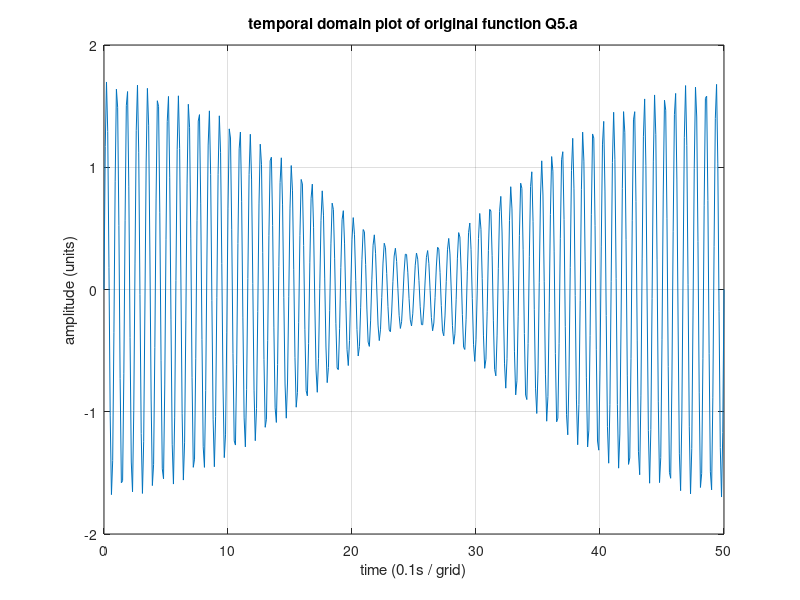
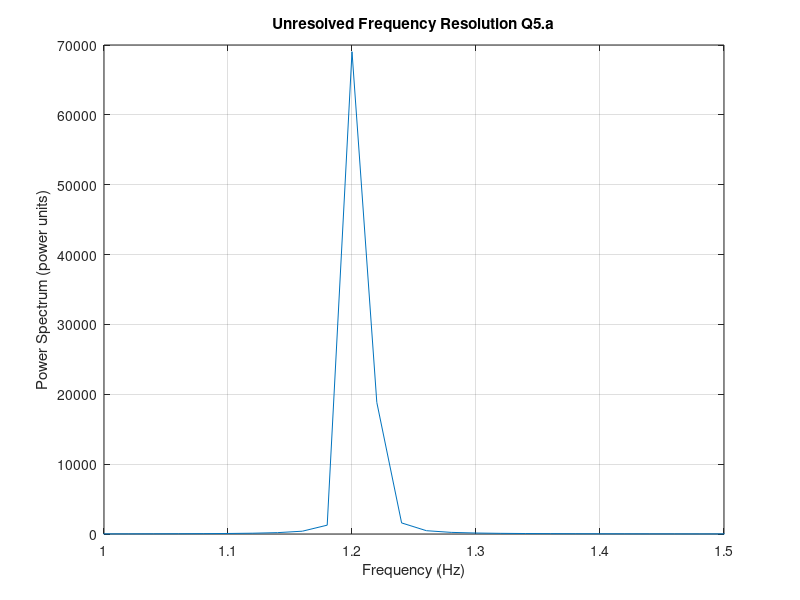
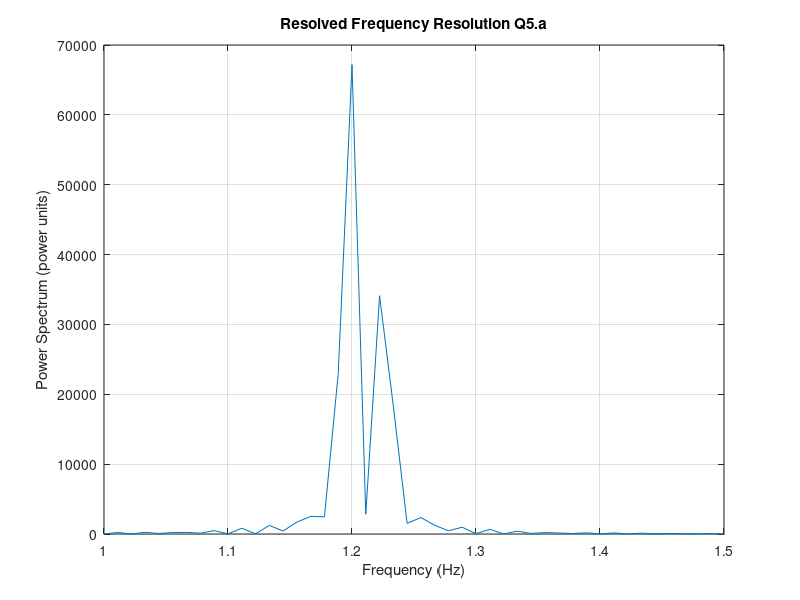
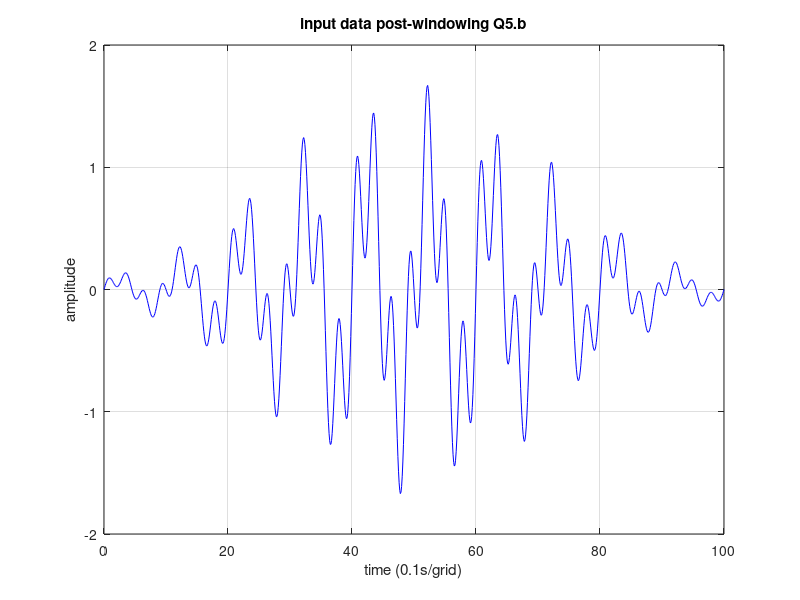

Write the MATLAB code that produced these figures, in order. (Note: this script raises an error after producing the figures.)
%% Phys 420 - A2 coding part - completed by Dilyar Arkin
%% Q5 Part A
clear,clc;

dt=0.1;     % given time increament
ts = dt;    % interpreted as sampling period
fs = 1/ts;  % sampling frequency is 1/period
tmax = 50;  % total time duration
f1=1.20;    % frequency 1 given
f2=1.22;    % frequenct 2 given
N=(tmax/ts)+1;      % total time duration divided by sampling period plus 
                    % 1 (b/c we want array length to be consistant)
t = (0:ts:tmax);    % now finally, specify the time vector
y =  sin(2*pi*f1*t)+0.7*sin(2*pi*f2*t); % original function, given
y_pad = [zeros(1,200),y,zeros(1,200)];  % zeros padded function for better
                                        % resolution.
% plot time vs original function - seems to have beat frequencies.
plot(t,y); 
grid on
xlabel('time (0.1s / grid)')
ylabel('amplitude (units)')
title('temporal domain plot of original function Q5.a')

Y = fftshift(fft(y)); % fft transfor and shift zero frequencies to centre.
% frequency goes from -f/2 to +f/2 with fs/(N-1) increment.
f = (-fs/2:fs/(N-1):fs/2); 
% plot the power of Y vs f. note that Y.*Y assumed as power
figure,plot(f,(real(Y).*real(Y)+imag(Y).*imag(Y))); 
xlim([1,1.5]) % set range for plotted graph
grid on
xlabel('Frequency (Hz)')
ylabel('Power Spectrum (power units)')
title('Unresolved Frequency Resolution Q5.a')

Npad = length(y_pad); % re-calculate sample size by taking length of y_pad
fpad = (-fs/2:fs/(Npad-1):fs/2); % recalculate the frequency axis
Ypad = fftshift(fft(y_pad)); % FFT and shift the zero padded function 
% plot the power spectrum vs f
figure,plot(fpad,real(Ypad).*real(Ypad)+imag(Ypad).*imag(Ypad)); 
xlim([1,1.5]); % set bounds for frequency axis, only show relavant portion
grid on
xlabel('Frequency (Hz)')
ylabel('Power Spectrum (power units)')
title('Resolved Frequency Resolution Q5.a')

%figure,pwelch(y_pad,[],[],[],fs);
% ------------------------------------------------------------------------
% Answers: 
%   - adding lots of zeros does not introduce anything new, but  only 
%     increase the resolution of fft'd signal up to a certain point. 
%     i found a few hundred zeros padded to the original data is sufficient
%     enough When added a lot of zeros, the amplitude went slightly higher 
%     but frequency also shifted away slightly. so there is trade offs.
%      
%   - the ratio of intensities in the power spectrum supposed to be
%     proportional to the amplitude ratio of the original signals, 
%     which were 1:.7 but this ratio is off by 14%. Which is odd
%     because we should be able to capture relative ratio between the two
%     peaks exactly.
%     --------------------------------------------------------------------
%%  Q5 Part B.
clear,clc;

dt=0.1;      % given time increament in the question
ts = dt;     % interpreted as sampling period
fs = 1/ts ;  % sampling frequency is 1/period
tmax = 100;  % total time duration
f1=0.10;     % frequency 1 given
f2=0.35;     % frequenct 2 given
N = (tmax/ts);      % total time duration divided by sampling period plus 
                    % 1 (b/c we want array length to be consistant)
t = (0:ts:tmax);    % now finally, the time vector
y =  sin(2*pi*f1*t)+0.7*sin(2*pi*f2*t); % original function, given
w = hamming(N+1);   % create hamming filter
u = y .* w'; % multiplication in time domain is convolution in freq domain

figure, plot(t,u,'b'); % plot input data pre-windowing
grid on;
xlabel('time (0.1s/grid)')
ylabel('amplitude')
title('input data post-windowing Q5.b')
figure,plot(t,y,'r');  % plot input data post-windowing
grid on
xlabel('time (0.1s/grid)')
ylabel('amplitude')
title('input data pre-windowing Q5.b')
% fourier transform pre-windowed and post-windowed signals by fft function
% without zero padding
Y = fftshift(fft(y));
U = fftshift(fft(u));
f = (-fs/2:fs/(N):fs/2); % specify frequency axis
figure,plot(f,(real(U).*real(U)+imag(U).*imag(U)),'b'); % plot power spect
hold on
plot(f,(real(Y).*real(Y)+imag(Y).*imag(Y)),'r');
xlim([0,0.5])
grid on
xlabel('Frequency (Hz)')
ylabel('Power (units)')
title('frequency spectrum of pre/post windowed data without zero pad Q5.b')
hold off

% same pre/post windowed signals with zero padding
ypad = [zeros(1,10000),y,zeros(1,10000)]; % original function, given
Npad = length(ypad);
wnew = hamming(Npad);
upad = ypad .* wnew';
Ypad = fftshift(fft(ypad));
Upad = fftshift(fft(upad));
fpad = (-fs/2:fs/(Npad-1):fs/2);
figure,plot(fpad,(real(Upad).*real(Upad)+imag(Upad).*imag(Upad)),'b');
hold on
plot(fpad,(real(Ypad).*real(Ypad)+imag(Ypad).*imag(Ypad)),'r');
xlim([0,0.5]);
grid on
xlabel('Frequency (Hz)')
ylabel('Power (units)')
title('frequency spectrum of pre/post windowed data with zero pad Q5.b')
hold off;
% Notes on the side lobes: for the case when no zero padding, the hamming
% windowed data shows wider side lobes than the original data. But when the
% zero-padded windowed signal transformed into fourier domain, the side 
% lobes are smaller than the zero-padded un-windowed signal. Zero pads
% only increases the resolution in the frequency domain up to certain
% extent. It is not the reason the side lobes are getting smaller, but the
% hamming window itself that minimize the leakage from one bin to the
% another.

%% Q6
clear,clc;
% load the audio files and store the values
[audioIn1,fs1] = audioread("m1.m4a"); % A2_i.wav
[audioIn2,fs2] = audioread("m2.m4a"); % A2_ii.wav 
% sampling period register
ts1 = 1/fs1;
ts2 = 1/fs2;
% total sample
N1 = length(audioIn1);
N2 = length(audioIn2);
% total elapced time of sampling
tmax1 = ts1*(N1-1);
tmax2 = ts2*(N2-1);
% time vectors for two samples
t1 = (0:ts1:tmax1);
t2 = (0:ts2:tmax2);
% plot the temporal content on top of each other
plot(t1,audioIn1,'r');
hold on
plot(t2,audioIn2,'g');
hold off

sound(audioIn1,fs1);
pause(tmax1*1.1);
sound(audioIn2,fs2);

% DFT by fast fourier transform built in function and shift the low
% frequencies to the centre
Y1 = fftshift(fft(audioIn1));
Y1 = Y1';
Y2 = fftshift(fft(audioIn2));
Y2 = Y2';
% specify the x axis of the sample we're plotting against.
f1 = (-fs1/2: fs1/(N1-1) :fs1/2);
f2 = (-fs2/2: fs2/(N2-1) :fs2/2);
%plotting the file 1 in frequency domain
figure,plot(f1,abs(Y1));
xlim([0,1000]);
title 'm1 file recorded sound'
%plotting the file 2 in frequency domain
figure,plot(f2,abs(Y2));
xlim([0,1000]);
title 'm2 file recorded sound'

% file number 1 (A2_i.wav) is 446 hz and it's out of tune by 6hz ± 1 hz.
% as shown on the plotted graphs, file #2,(A2_ii.wav) is 440hz ±1hz.
%-------------------------------------------------------------------------
% according to wikipedia,  "electronic tuner detects and displays the pitch
% of musical notes played on the musical instrument". sound is a wave of 
% a pressure gradient of air. It oscillates the most in certain frequencies
% known as the fundemental frequency. In fourier domain, it is the highest
% impluse. Electronic tuner parhaps first measuring sound as signal and
% transforms into the fourier domain, and reads out the highest peaked
% frequency. If this frequency is off from the natural frequency
% corresponds to that particular string, one can use this read out device
% to re-tune the strings back to it's harmonic frequency.
%% End of code